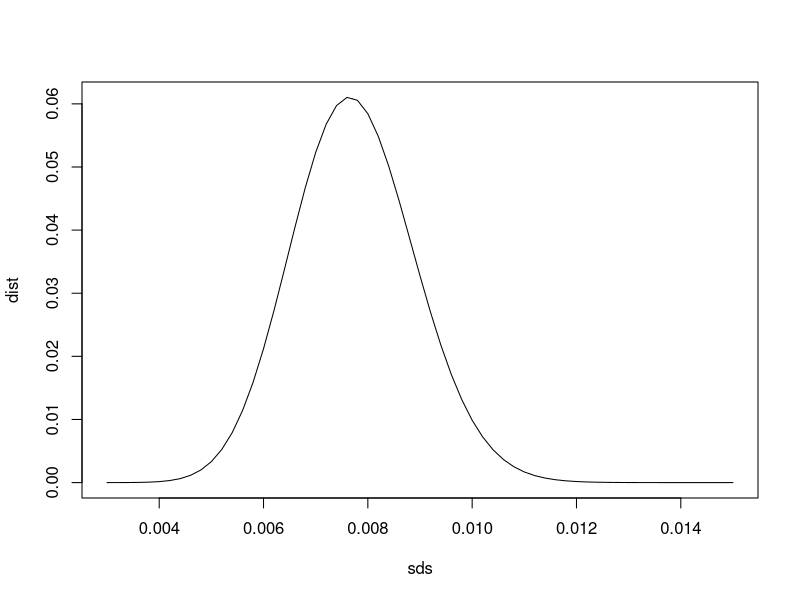

The R script that drew this image:
## ---- chunk 1
sqrt((.5^2 + .4*.6)/500)

## ---- chunk 2
se <- sqrt((.7*.3 + .4*.6)/20)
1-pnorm(0, mean = 0.1, sd = se)
## ---- chunk 3
p1 <- 0.3
p2 <- 0.4

trials <- 100000
shooter1 <- rbinom(trials,20,p1)
shooter2 <- rbinom(trials,20,p2)
mean(shooter2 > shooter1)
 
## ---- chunk 4
n <-4*(0.3*0.7+0.4*0.6)/(.1^2)

## ---- chunk 5
p1 <- 0.3
p2 <- 0.4
n <- 180

trials <- 100000
shooter1 <- rbinom(trials,n,p1)
shooter2 <- rbinom(trials,n,p2)
mean(shooter2 > shooter1)
 
## ---- chunk 6
girls <- as.numeric(readr::read_lines('girls.dat', skip=1))
sample_sd<-sd(girls)
sample_sd
## ---- chunk 7
p_est <- mean(girls)
n_births <- 3900
expected_sd <- sqrt(p_est*(1-p_est)/n_births)
expected_sd 
## ---- chunk 8
ratio <- sample_sd^2*23/expected_sd^2
ratio
## ---- chunk 9
pchisq(ratio,23)
## ---- chunk 10
sds <- seq(.003,.015, .0002)
ratios <- sds^2*23/expected_sd^2
dist<- dchisq(ratios,23)
plot(sds,dist, type='l')
